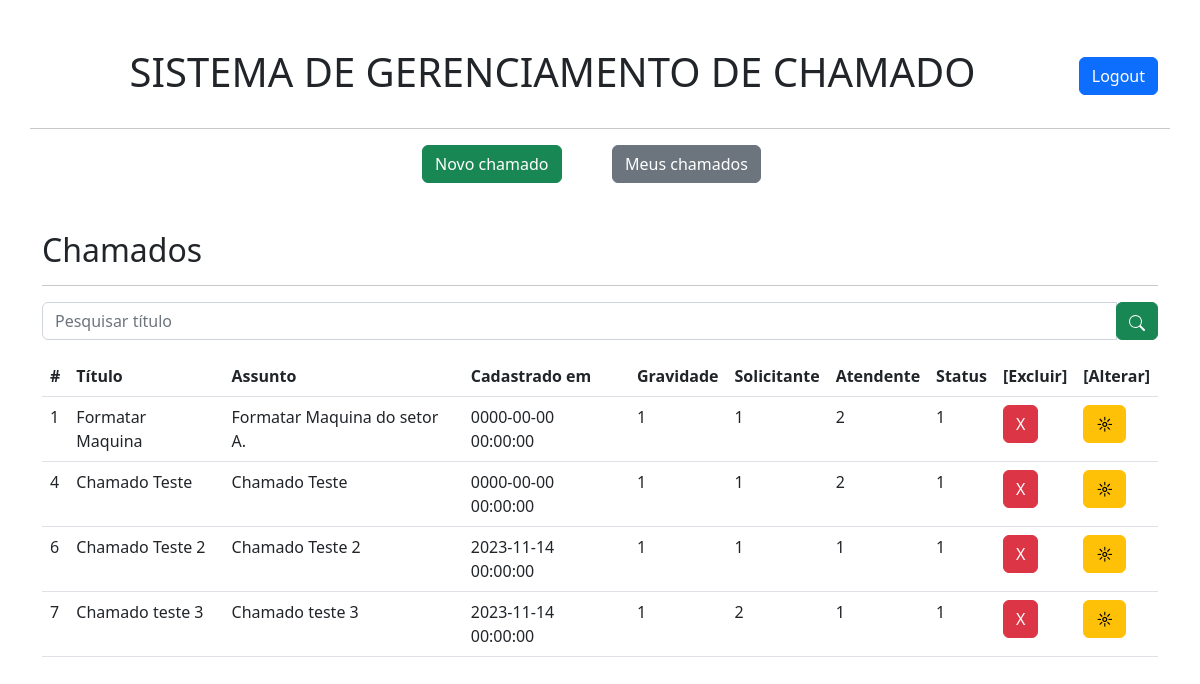
/public/view/tela_principal.php (signed in), run on the app's committed database.
### tables this page shows
CREATE TABLE `tab_chamado` (
  `id_chamado` int(11) NOT NULL,
  `titulo` varchar(100) NOT NULL,
  `assunto` varchar(255) NOT NULL,
  `data_cadastro` datetime NOT NULL,
  `gravidade` int(11) NOT NULL,
  `fk_usuario_solicitante` int(11) NOT NULL,
  `fk_usuario_atendente` int(11) NOT NULL,
  `fk_status` int(11) NOT NULL
);

### app/model/chamado.php (called while the page is built, shortened)
<?php
    class Chamado{
        private $connection;
        private $db_table = "tab_chamado";
        public function __construct($db){
            $this->connection = $db;
        }
        public function getAllChamados($valor = null){
            $sqlQuery = " SELECT * FROM ".$this->db_table." WHERE fk_usuario_solicitante = ".$valor." OR fk_usuario_atendente = ".$valor;
            $stmt = $this->connection->prepare($sqlQuery);
            $stmt->execute();
            $dadosRetornados = $stmt->fetchAll(PDO::FETCH_ASSOC);
            return $dadosRetornados;
        }
    }
?>

### public/view/tela_principal.php (the view, shortened to what this page needs)
<?php
    include_once '../../app/model/chamado.php';
    $database = new Database();
    $db = $database->getConnection();
    $chamado = new Chamado($db);
    if(!empty($_GET['search_chamado'])){
        $dadoPesquisa = $_GET['search_chamado'];
        $chamadosRetornados = $chamado->getChamadoTitulo($dadoPesquisa);
    }else{
        $chamadosRetornados = $chamado->getAllChamados($_SESSION['id']);
    }
?>
<!DOCTYPE html>
<html lang="pt-br">
<head>
    <link rel="stylesheet" href="css/style.css">
    <link href="https://cdn.jsdelivr.net/npm/bootstrap@5.2.2/dist/css/bootstrap.min.css" rel="stylesheet">
</head>
<body>
<div class="container">
        <div class="row">
            <div class="col-11 mt-5 mb-4 d-flex justify-content-center">
                <h1>SISTEMA DE GERENCIAMENTO DE CHAMADO </h1>
            </div>
            <div class="col-1 mt-5 mb-4 d-flex align-items-center justify-content-end">
                <a href="../../app/controller/logout.php" class="btn btn-primary">Logout</a>
            </div>
            <hr>
        </div>
        <div class="row justify-content-center">
            <div class="col-2 mb-4">
                <a href="../view/tela_novo_chamado.php" class="btn btn-success">Novo chamado</a>
            </div>
            <div class="col-2 mb-4">
                <a class="btn btn-secondary">Meus chamados</a>
            </div>
        </div>
    </div>
    <div class="container">
        <div class="row justify-content-center">
            <div class="col-12 mt-4">
                <h2>Chamados</h1>
                <hr>
            </div>
        </div>
        <div class="row justify-content-center">
            <div class="col">
                <div class="input-group mb-3">
                    <input type="search" class="form-control" id="pesquisar_chamado" placeholder="Pesquisar título">
                    <div class="input-group-append">
                        <button onclick="searchData()" class="btn btn-success">
                        </button>
                    </div>
                </div>
            </div>
        </div>
    </div>
    <div class="container">
        <div class="row">
            <div class="col">
                <table class="table ">
                    <thead>
                        <tr>
                            <th scope="col">#</th>
                            <th scope="col">Título</th>
                            <th scope="col">Assunto</th>
                            <th scope="col">Cadastrado em</th>
                            <th scope="col">Gravidade</th>
                            <th scope="col">Solicitante</th>
                            <th scope="col">Atendente</th>
                            <th scope="col">Status</th>
                            <th scope="col">[Excluir]</th>
                            <th scope="col">[Alterar]</th>
                        </tr>
                    </thead>
                    <tbody>
                        <?php
                            foreach($chamadosRetornados as $valor){
                                echo "<tr>";
                                echo "<td>".$valor['id_chamado']."</td>";
                                echo "<td>".$valor['titulo']."</td>";
                                echo "<td>".$valor['assunto']."</td>";
                                echo "<td>".$valor['data_cadastro']."</td>";
                                echo "<td>".$valor['gravidade']."</td>";
                                echo "<td>".$valor['fk_usuario_solicitante']."</td>";
                                echo "<td>".$valor['fk_usuario_atendente']."</td>";
                                echo "<td>".$valor['fk_status']."</td>";
                                echo "<td><button id='delete_chamado' onclick=\"deleteChamado('". $valor['id_chamado'] ."');\" class='btn btn-danger'>X</button></td>";
                                echo "<td><button id='change_chamado' onclick=\"changeChamado('". $valor['id_chamado'] ."');\" class='btn btn-warning'>☼</button></td>";
                                echo "</tr>";
                            }
                        ?>
                    </tbody>
                </table>
            </div>
        </div>
    </div>
</body>
</html>

### data on the page
tab_chamado: id_chamado "1", titulo "Formatar Maquina", assunto "Formatar Maquina do setor A.", data_cadastro "0000-00-00 00:00:00", gravidade "1", fk_usuario_solicitante "1", fk_usuario_atendente "2", fk_status "1"
tab_chamado: id_chamado "4", titulo "Chamado Teste", assunto "Chamado Teste", data_cadastro "0000-00-00 00:00:00", gravidade "1", fk_usuario_solicitante "1", fk_usuario_atendente "2", fk_status "1"
tab_chamado: id_chamado "6", titulo "Chamado Teste 2", assunto "Chamado Teste 2", data_cadastro "2023-11-14 00:00:00", gravidade "1", fk_usuario_solicitante "1", fk_usuario_atendente "1", fk_status "1"
tab_chamado: id_chamado "7", titulo "Chamado teste 3", assunto "Chamado teste 3", data_cadastro "2023-11-14 00:00:00", gravidade "1", fk_usuario_solicitante "2", fk_usuario_atendente "1", fk_status "1"
